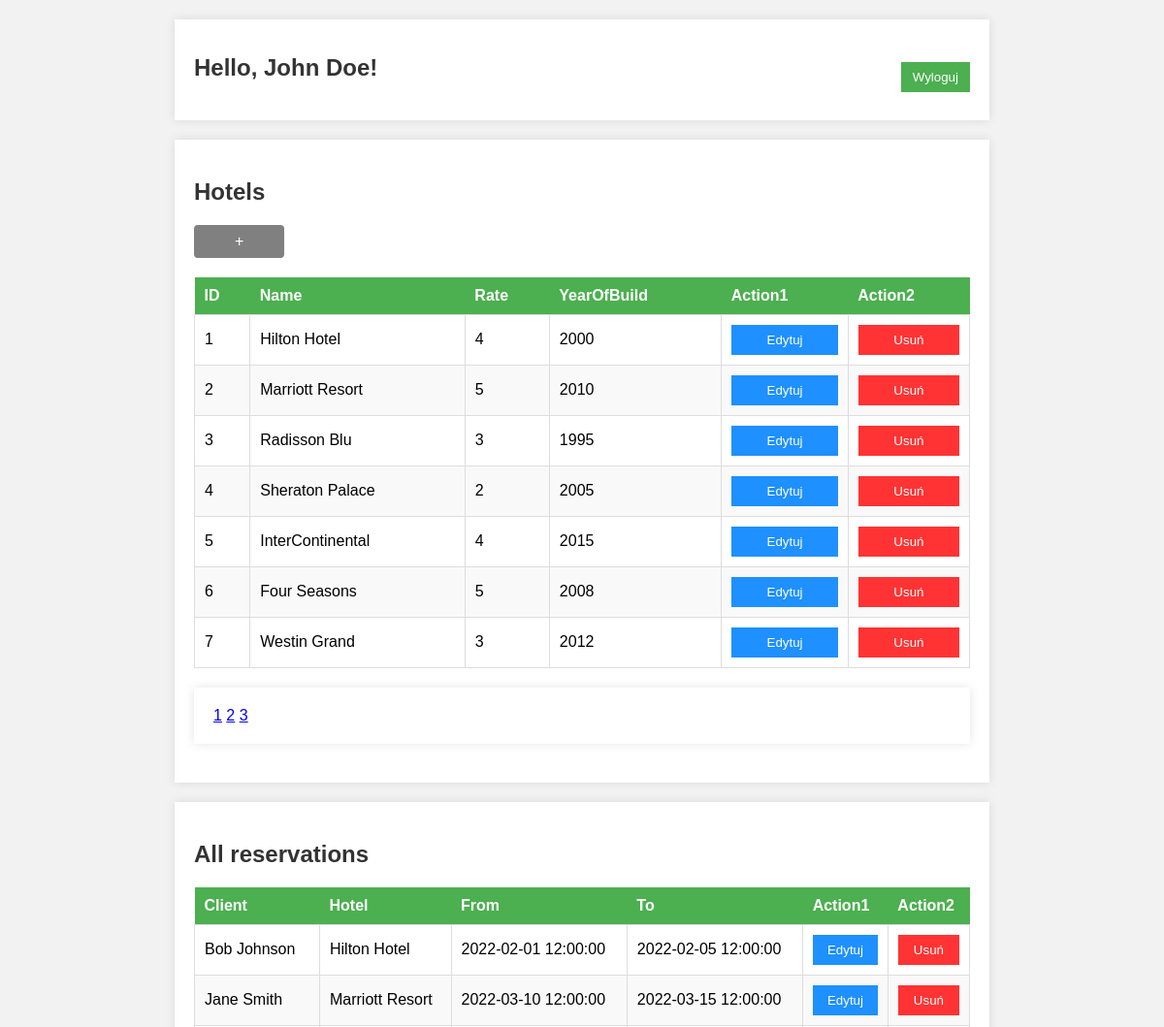
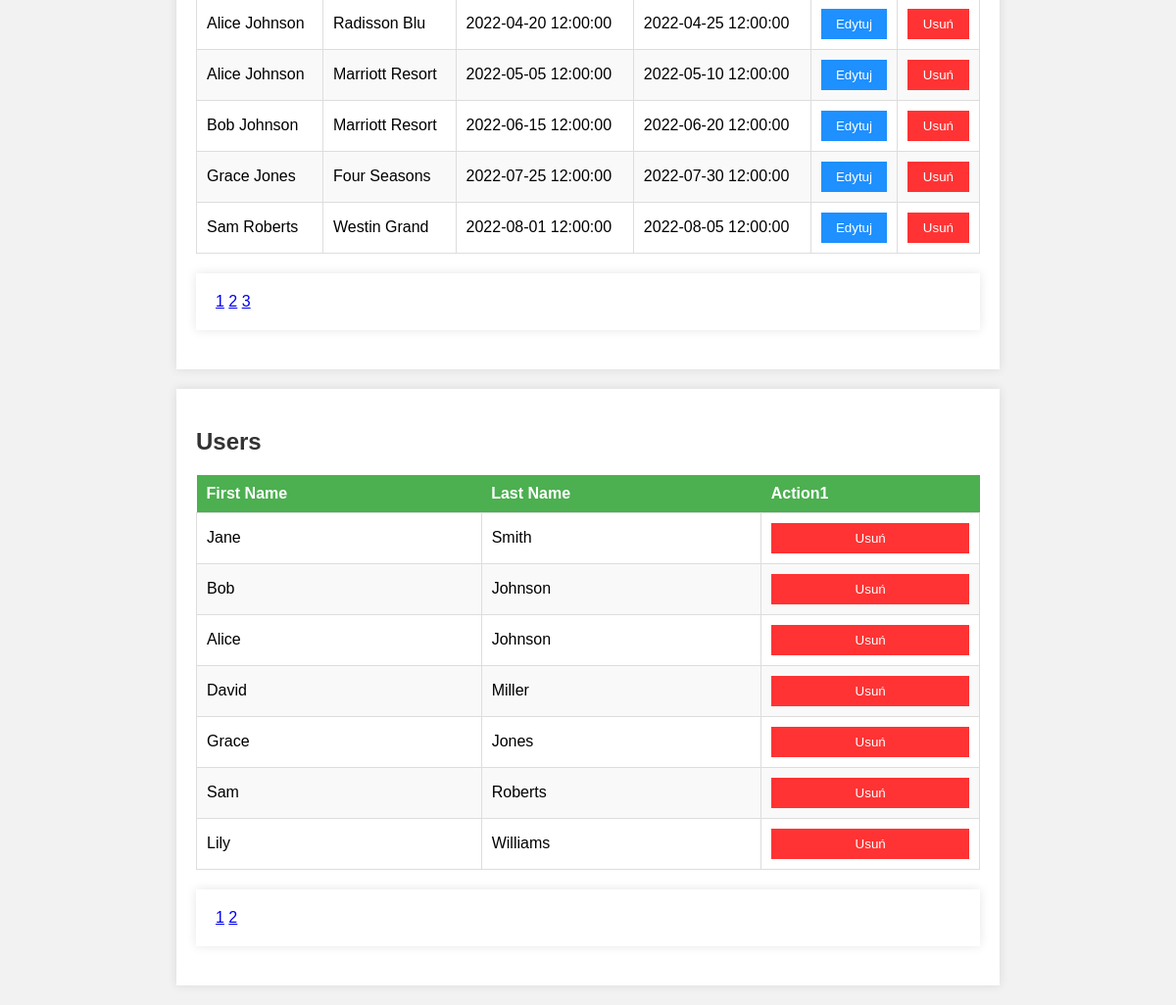
The app's page /views/home_admin.php (signed in) with its own data (2 pictures, top to bottom).
### tables this page shows
CREATE TABLE Hotel (
    Hotel_ID int  NOT NULL,
    Name varchar(100)  NOT NULL,
    Rate int  NOT NULL,
    YearOfBuild int  NOT NULL,
    CONSTRAINT Hotel_pk PRIMARY KEY (Hotel_ID)
);

CREATE TABLE Reservation (
    Reservation_ID int  NOT NULL,
    FK_Hotel_ID int  NOT NULL,
    FK_User_ID int  NOT NULL,
    DateBegin datetime  NOT NULL,
    DateEnd datetime  NOT NULL,
    CONSTRAINT Reservation_pk PRIMARY KEY (Reservation_ID)
);

CREATE TABLE User (
    User_ID int  NOT NULL,
    Fname varchar(40)  NOT NULL,
    Lname varchar(60)  NOT NULL,
    Login varchar(40)  NOT NULL,
    Password varchar(40)  NOT NULL,
    isAdmin bool  NOT NULL,
    CONSTRAINT User_pk PRIMARY KEY (User_ID)
);

### views/home_admin.php (the view, shortened to what this page needs)
<?php
require_once '../models/db.php';
$itemsPerPage = 7;
$pageHotels = isset($_GET['page_hotels']) ? $_GET['page_hotels'] : 1;
$offsetHotels = ($pageHotels - 1) * $itemsPerPage;
$resultHotels = $db->query("SELECT * FROM `hotel` LIMIT $offsetHotels, $itemsPerPage");
$pageReservations = isset($_GET['page_reservations']) ? $_GET['page_reservations'] : 1;
$offsetReservations = ($pageReservations - 1) * $itemsPerPage;
$resultReservations = $db->query("SELECT * FROM `reservation` INNER JOIN `hotel` ON `FK_Hotel_ID` = `Hotel_ID` INNER JOIN `user` ON `FK_User_ID` = `User_ID`  LIMIT $offsetReservations, $itemsPerPage");
$pageUsers = isset($_GET['page_users']) ? $_GET['page_users'] : 1;
$offsetUsers = ($pageUsers - 1) * $itemsPerPage;
$resultUsers = $db->query("SELECT * FROM `user` WHERE `isAdmin` = 0 LIMIT $offsetUsers, $itemsPerPage");
?>
<!doctype html>
<html lang="en">
<head>
    <link rel="stylesheet" href="../resources/css/style.css">
    <link rel="stylesheet" href="../resources/css/style-admin.css">
</head>
<body>
<div class="header-container">
    <h1 class="welcome-message">Hello, <?php echo $_SESSION['Fname'] . ' ' . $_SESSION['Lname']; ?>!</h1>
    <form action="../controllers/actionLogout.php" method="post" class="logout-form">
        <input type="submit" value="Wyloguj" class="logout-button">
    </form>
</div>
<div class="section-container">
    <h2>Hotels</h2>
    <a href="./formAddHotel.php" class="add-hotel-button"></a>
    <table class="home-table">
        <thead>
        <tr>
            <th>ID</th>
            <th>Name</th>
            <th>Rate</th>
            <th>YearOfBuild</th>
            <th>Action1</th>
            <th>Action2</th>
        </tr>
        </thead>
        <tbody>
        <?php while($row = $resultHotels->fetch_assoc()) { ?>
            <tr>
                <td><?=$row['Hotel_ID']?></td>
                <td><?=$row['Name']?></td>
                <td><?=$row['Rate']?></td>
                <td><?=$row['YearOfBuild']?></td>
                <td>
                    <form action="../views/formEditHotel.php" method="post">
                        <input class="actionButton" type="submit" value="Edytuj">
                    </form>
                </td>
                <td>
                    <form action="../controllers/actionDeleteHotel.php" method="post">
                        <input class="actionButton" type="submit" value="Usuń">
                    </form>
                </td>
            </tr>
        <?php } ?>
        </tbody>
    </table>
    <?php
    $totalHotels = $db->query("SELECT COUNT(*) as total FROM `hotel`")->fetch_assoc()['total'];
    $totalPagesHotels = ceil($totalHotels / $itemsPerPage);
    if ($totalPagesHotels > 1) {
        echo '<div class="pagination">';
        for ($i = 1; $i <= $totalPagesHotels; $i++) {
            echo '<a href="?page_hotels=' . $i . '&page_reservations=' . $pageReservations . '&page_users=' . $pageUsers . '">' . $i . '</a> ';
        }
        echo '</div>';
    }
    ?>
</div>
<div class="section-container">
    <h2>All reservations</h2>
    <table class="home-table">
        <thead>
        <tr>
            <th>Client</th>
            <th>Hotel</th>
            <th>From</th>
            <th>To</th>
            <th>Action1</th>
            <th>Action2</th>
        </tr>
        </thead>
        <tbody>
        <?php while($row = $resultReservations->fetch_assoc()) { ?>
            <tr>
                <td><?=$row['Fname'] . ' ' . $row['Lname']?></td>
                <td><?=$row['Name']?></td>
                <td><?=$row['DateBegin']?></td>
                <td><?=$row['DateEnd']?></td>
                <td>
                    <form action="formEditReservation.php" method="post">
                        <input class="actionButton" type="submit" value="Edytuj">
                    </form>
                </td>
                <td>
                    <form action="../controllers/actionDeleteReservation.php" method="post">
                        <input class="actionButton" type="submit" value="Usuń">
                    </form>
                </td>
            </tr>
        <?php } ?>
        </tbody>
    </table>
    <?php
    $totalReservations = $db->query("SELECT COUNT(*) as total FROM `reservation` INNER JOIN `hotel` ON `FK_Hotel_ID` = `Hotel_ID`")->fetch_assoc()['total'];
    $totalPagesReservations = ceil($totalReservations / $itemsPerPage);
    if ($totalPagesReservations > 1) {
        echo '<div class="pagination">';
        for ($i = 1; $i <= $totalPagesReservations; $i++) {
            echo '<a href="?page_hotels=' . $pageHotels . '&page_reservations=' . $i . '&page_users=' . $pageUsers . '">' . $i . '</a> ';
        }
        echo '</div>';
    }
    ?>
</div>
<div class="section-container">
    <h2>Users</h2>
    <table class="home-table">
        <thead>
        <tr>
            <th>First Name</th>
            <th>Last Name</th>
            <th>Action1</th>
        </tr>
        </thead>
        <tbody>
        <?php while($row = $resultUsers->fetch_assoc()) { ?>
            <tr>
                <td><?=$row['Fname']?></td>
                <td><?=$row['Lname']?></td>
                <td>
                    <form action="../controllers/actionDeleteUser.php" method="post">
                        <input class="actionButton" type="submit" value="Usuń">
                    </form>
                </td>
            </tr>
        <?php } ?>
        </tbody>
    </table>
    <?php
    $totalUsers = $db->query("SELECT COUNT(*) as total FROM `user` WHERE `isAdmin` = 0")->fetch_assoc()['total'];
    $totalPagesUsers = ceil($totalUsers / $itemsPerPage);
    if ($totalPagesUsers > 1) {
        echo '<div class="pagination">';
        for ($i = 1; $i <= $totalPagesUsers; $i++) {
            echo '<a href="?page_hotels=' . $pageHotels . '&page_reservations=' . $pageReservations . '&page_users=' . $i . '">' . $i . '</a> ';
        }
        echo '</div>';
    }
    ?>
</div>
</body>
</html>

### resources/css/style.css (style rules this page uses)
body { font-family: 'Arial', sans-serif; background-color: #f2f2f2; margin: 0; padding: 0; }
div { max-width: 800px; margin: 20px auto; padding: 20px; background-color: #fff; box-shadow: 0 0 10px rgba(0, 0, 0, 0.1); }
h2 { color: #333; }
table { width: 100%; border-collapse: collapse; margin-top: 20px; }
th { background-color: #4CAF50; color: white; font-weight: bold; padding: 10px; text-align: left; }
td { border: 1px solid #ddd; padding: 10px; }
tbody tr:nth-child(even) { background-color: #f9f9f9; }
.home-table input[type="submit"] { color: #fff; border: none; padding: 8px 12px; cursor: pointer; }
.header-container { display: flex; justify-content: space-between; align-items: flex-start; }
.welcome-message { font-size: 24px; color: #333; margin-bottom: 20px; }
.logout-form { display: flex; align-items: flex-start; }
.logout-button { background-color: #4CAF50; color: #fff; border: none; padding: 8px 12px; cursor: pointer; margin-top: 15px; }
.actionButton { width: 100%; background: #c7b321; }

### resources/css/style-admin.css (style rules this page uses)
.home-table .actionButton[value="Edytuj"] { background-color: #1e90ff; color: #fff; }
.home-table .actionButton[value="Usuń"] { background-color: #ff3333; color: #fff; }
.add-hotel-button { display: inline-block; background-color: #808080; color: #fff; padding: 8px 12px; text-decoration: none; border-radius: 4px; margin-left: auto; }
.add-hotel-button::before { content: '+'; margin: 0 30px; }
.header-container { display: flex; justify-content: space-between; align-items: center; }

### records on screen
hotel: Hotel_ID "1", Name "Hilton Hotel", Rate "4", YearOfBuild "2000"
hotel: Hotel_ID "2", Name "Marriott Resort", Rate "5", YearOfBuild "2010"
hotel: Hotel_ID "3", Name "Radisson Blu", Rate "3", YearOfBuild "1995"
hotel: Hotel_ID "4", Name "Sheraton Palace", Rate "2", YearOfBuild "2005"
hotel: Hotel_ID "5", Name "InterContinental", Rate "4", YearOfBuild "2015"
hotel: Hotel_ID "6", Name "Four Seasons", Rate "5", YearOfBuild "2008"
hotel: Hotel_ID "7", Name "Westin Grand", Rate "3", YearOfBuild "2012"
reservation: FK_User_ID.Fname "Bob", FK_User_ID.Lname "Johnson", FK_Hotel_ID.Name "Hilton Hotel", DateBegin "2022-02-01 12:00:00", DateEnd "2022-02-05 12:00:00"
reservation: FK_User_ID.Fname "Jane", FK_User_ID.Lname "Smith", FK_Hotel_ID.Name "Marriott Resort", DateBegin "2022-03-10 12:00:00", DateEnd "2022-03-15 12:00:00"
reservation: FK_User_ID.Fname "Alice", FK_User_ID.Lname "Johnson", FK_Hotel_ID.Name "Radisson Blu", DateBegin "2022-04-20 12:00:00", DateEnd "2022-04-25 12:00:00"
reservation: FK_User_ID.Fname "Alice", FK_User_ID.Lname "Johnson", FK_Hotel_ID.Name "Marriott Resort", DateBegin "2022-05-05 12:00:00", DateEnd "2022-05-10 12:00:00"
reservation: FK_User_ID.Fname "Bob", FK_User_ID.Lname "Johnson", FK_Hotel_ID.Name "Marriott Resort", DateBegin "2022-06-15 12:00:00", DateEnd "2022-06-20 12:00:00"
reservation: FK_User_ID.Fname "Grace", FK_User_ID.Lname "Jones", FK_Hotel_ID.Name "Four Seasons", DateBegin "2022-07-25 12:00:00", DateEnd "2022-07-30 12:00:00"
reservation: FK_User_ID.Fname "Sam", FK_User_ID.Lname "Roberts", FK_Hotel_ID.Name "Westin Grand", DateBegin "2022-08-01 12:00:00", DateEnd "2022-08-05 12:00:00"
user: Fname "Jane", Lname "Smith"
user: Fname "Bob", Lname "Johnson"
user: Fname "Alice", Lname "Johnson"
user: Fname "David", Lname "Miller"
user: Fname "Grace", Lname "Jones"
user: Fname "Sam", Lname "Roberts"
user: Fname "Lily", Lname "Williams"

### other values on screen
$_SESSION['Fname'] "John"
$_SESSION['Lname'] "Doe"
